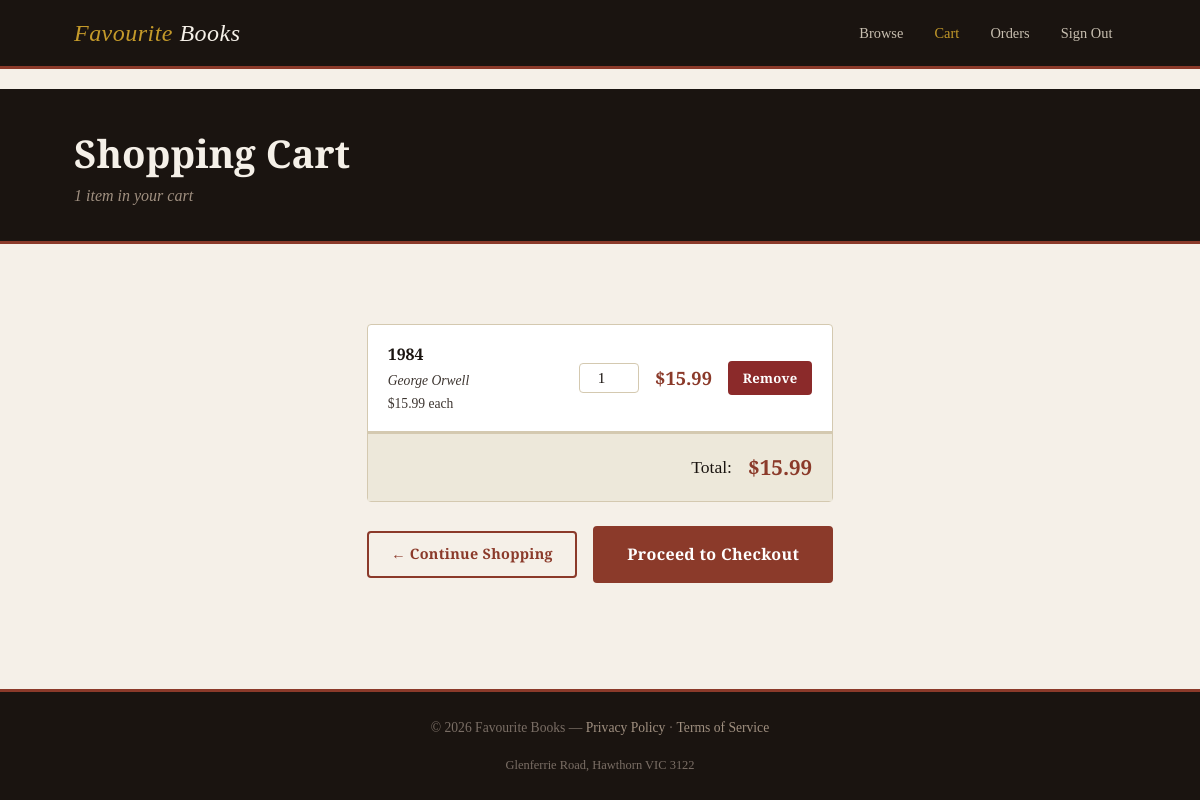
The page /cart (signed in) on the database as committed earlier.
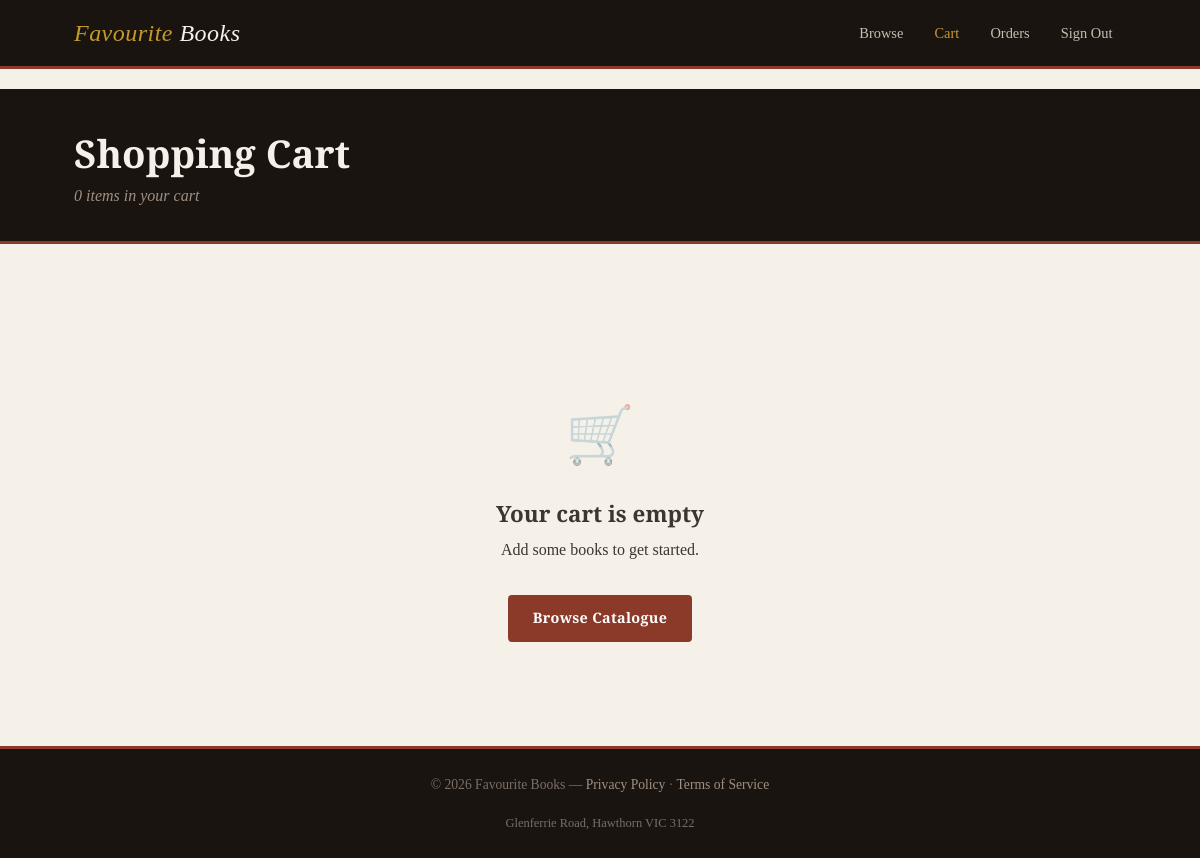
The same page on the database as committed later.
### tables this page shows
CREATE TABLE products (
                id INTEGER PRIMARY KEY AUTOINCREMENT,
                title TEXT NOT NULL,
                author TEXT NOT NULL,
                isbn TEXT NOT NULL UNIQUE,
                price REAL NOT NULL,
                stock INTEGER NOT NULL DEFAULT 0,
                category TEXT NOT NULL,
                description TEXT,
                available INTEGER NOT NULL DEFAULT 1
            );

### app.py (the view)
@app.route("/cart")
@login_required
@customer_required
def cart():
    c = ShoppingCart.get_for_account(session["account_id"])
    items = c.get_items() if c else []
    total = c.get_total() if c else 0
    return render_template("cart.html", items=items, total=total)

### app.py (called while the page is built)
def login_required(f):
    @wraps(f)
    def decorated(*args, **kwargs):
        if "account_id" not in session:
            flash("Please log in to access this page.", "warning")
            return redirect(url_for("login"))
        return f(*args, **kwargs)
    return decorated

def customer_required(f):
    @wraps(f)
    def decorated(*args, **kwargs):
        if session.get("role") != "customer":
            flash("This page is for customers only.", "warning")
            return redirect(url_for("index"))
        return f(*args, **kwargs)
    return decorated

### models/cart.py (called while the page is built)
    @property
    def id(self):
        return self._id

    @property
    def product(self):
        return self._product

    @property
    def quantity(self):
        return self._quantity

    @property
    def subtotal(self):
        return round(self._product.price * self._quantity, 2)

    @staticmethod
    def get_for_account(account_id):
        db = Database()
        row = db.fetchone("SELECT * FROM carts WHERE account_id = ?", (account_id,))
        if row:
            return ShoppingCart(row["id"], account_id)
        return None

### models/catalogue.py (called while the page is built)
    @property
    def id(self):
        return self._id

### templates/cart.html (shortened to what this page needs)
{% extends "base.html" %}
{% block full_width %}
<div class="page-header">
  <div class="container">
    <h1>Shopping Cart</h1>
    <p>{{ items|length }} item{{ 's' if items|length != 1 }} in your cart</p>
  </div>
</div>
{% endblock %}
{% block content %}
{% if items %}
  <div class="panel" style="padding: 0;">
    {% for item in items %}
      <div class="cart-item">
        <div>
          <a href="{{ url_for('book_detail', book_id=item.product.id) }}" style="font-family: 'Playfair Display', serif; font-weight: 700; color: var(--ink);">
            {{ item.product.title }}
          </a>
          <div class="text-muted text-small" style="font-style: italic;">{{ item.product.author }}</div>
          <div class="text-small text-muted">${{ "%.2f"|format(item.product.price) }} each</div>
        </div>
        <form method="POST" action="{{ url_for('update_cart_item', item_id=item.id) }}" class="cart-qty">
          <input type="number" name="quantity" value="{{ item.quantity }}"
                 min="1" max="{{ item.product.stock }}" class="form-control"
                 onchange="this.form.submit()">
        </form>
        <div class="price">${{ "%.2f"|format(item.subtotal) }}</div>
        <form method="POST" action="{{ url_for('remove_from_cart', item_id=item.id) }}">
          <button type="submit" class="btn btn-danger btn-sm">Remove</button>
        </form>
      </div>
    {% endfor %}
    <div class="cart-total-row">
      <span>Total:</span>
      <strong>${{ "%.2f"|format(total) }}</strong>
    </div>
  </div>
  <div style="display: flex; justify-content: space-between; align-items: center; flex-wrap: wrap; gap: 1rem;">
    <a href="{{ url_for('catalogue') }}" class="btn btn-outline">← Continue Shopping</a>
    <a href="{{ url_for('checkout') }}" class="btn btn-primary btn-lg">Proceed to Checkout</a>
  </div>
{% else %}
  <div class="empty-state">
    <div class="empty-icon">🛒</div>
    <h3>Your cart is empty</h3>
    <p>Add some books to get started.</p>
    <a href="{{ url_for('catalogue') }}" class="btn btn-primary mt-2">Browse Catalogue</a>
  </div>
{% endif %}
{% endblock %}

Rows that differ between the two databases and show on the page:
no longer on this page (row edited): products: product "1984", product.author "George Orwell", product.price "15.99"
Other text that changed with them:
{{ items|length }}: "1" → "0"
{{ 's' if items|length != 1 }}: (not shown) → "s"
{{ "%.2f"|format(total) }}: "15.99" → (not shown)
text no longer shown: "Total: $ ← Continue Shopping Proceed to Checkout"
text now shown: "🛒 Your cart is empty Add some books to get started. Browse Catalogue"
list line gone: "$ each 1 $ 15.99 Remove"
